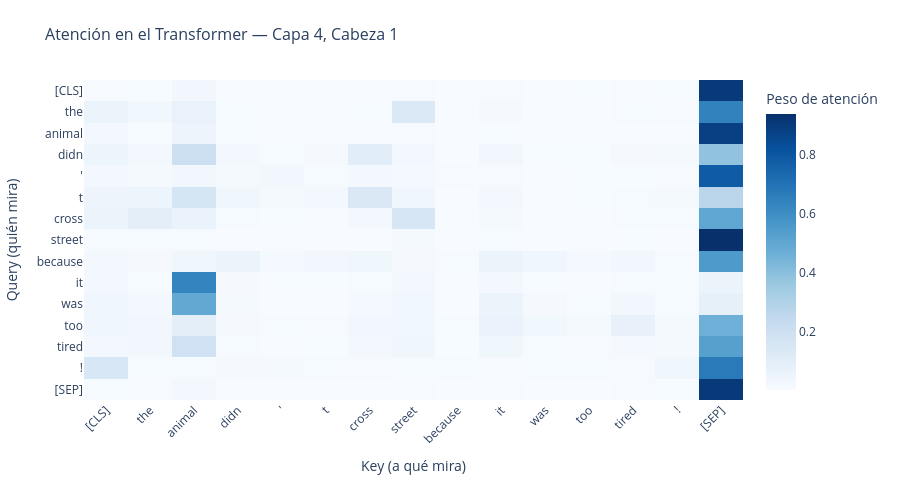

Notebook code cell kept with this figure:
### Markdown cell above
## 9. Visualizar la atención con BertViz

`bertviz` es la herramienta estándar de la industria para inspeccionar la atención interna de Transformers.

### Code cell
FRASE_ATENCION = "The animal didn't cross the street because it was too tired!"

# La función se encarga de:
# 1. Tokenizar e inferir (con torch.no_grad y output_attentions=True)
# 2. Buscar la "magia": la capa y cabeza donde la conexión sea más fuerte
# 3. Generar el mapa de calor interactivo
fig, atenciones, tokens = plot_transformer_attention(
    model=bert_model,
    tokenizer=bert_tokenizer,
    text="The animal didn't cross the street because it was too tired!",
    find_connection=["it", "animal"]
)

fig.show()

### Figure 1 — Plotly figure (JSON) as saved in the notebook; plotly's stock layout.template omitted (floating-point values rounded to 4 significant figures; data arrays with more than 128 entries replaced by an {"elided": "..."} marker saying what was removed)
{"data": [{"colorbar": {"title": {"text": "Peso de atención"}}, "colorscale": [[0, "rgb(247,251,255)"], [0.125, "rgb(222,235,247)"], [0.25, "rgb(198,219,239)"], [0.375, "rgb(158,202,225)"], [0.5, "rgb(107,174,214)"], [0.625, "rgb(66,146,198)"], [0.75, "rgb(33,113,181)"], [0.875, "rgb(8,81,156)"], [1, "rgb(8,48,107)"]], "hovertemplate": "<b>Query: %{y}</b><br>Key: %{x}<br>Atención: %{z:.4f}<extra></extra>", "type": "heatmap", "x": ["[CLS]", "the", "animal", "didn", "'", "t", "cross", "the", "street", "because", "it", "was", "too", "tired", "!", "[SEP]"], "y": ["[CLS]", "the", "animal", "didn", "'", "t", "cross", "the", "street", "because", "it", "was", "too", "tired", "!", "[SEP]"], "z": {"elided": "16x16 float values"}}], "layout": {"height": 500, "margin": {"b": 100, "l": 80, "r": 40, "t": 80}, "title": {"font": {"size": 16}, "text": "Atención en el Transformer — Capa 4, Cabeza 1"}, "xaxis": {"tickangle": -45, "title": {"text": "Key (a qué mira)"}}, "yaxis": {"autorange": "reversed", "title": {"text": "Query (quién mira)"}}}}
